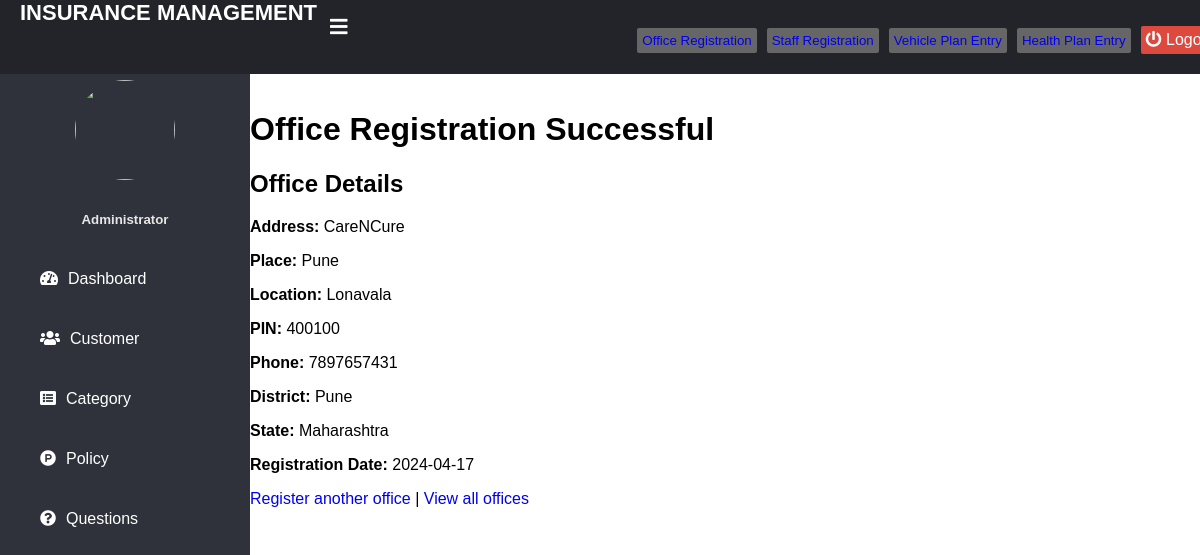
The app's page /office_success/1/ with its own data.
### home/models.py (models this page shows, shortened)
class Office(models.Model):
    officeid = models.AutoField(primary_key=True)  # Changed to AutoField
    address = models.TextField()
    place = models.CharField(max_length=255)
    location = models.CharField(max_length=255)
    pin = models.CharField(max_length=20)
    phone = models.CharField(max_length=20)
    district = models.CharField(max_length=255)
    state = models.CharField(max_length=255)
    regdate = models.DateField()

### home/views.py (the view)
# urls.py: path('office_success/<int:office_id>/', views.office_detail, name='office_success'),  # New URL for showing office details
def office_detail(request, office_id):
    office = get_object_or_404(Office, officeid=office_id)
    return render(request, 'admin/admin_office_detail.html', {'office': office})

### templates/admin/admin_office_detail.html (shortened to what this page needs)
{% extends 'adminbase.html' %}
{% load widget_tweaks %}
{% block content %}
    <h1>Office Registration Successful</h1>
    <div>
        <h2>Office Details</h2>
        <p><strong>Address:</strong> {{ office.address }}</p>
        <p><strong>Place:</strong> {{ office.place }}</p>
        <p><strong>Location:</strong> {{ office.location }}</p>
        <p><strong>PIN:</strong> {{ office.pin }}</p>
        <p><strong>Phone:</strong> {{ office.phone }}</p>
        <p><strong>District:</strong> {{ office.district }}</p>
        <p><strong>State:</strong> {{ office.state }}</p>
        <p><strong>Registration Date:</strong> {{ office.regdate|date:"Y-m-d" }}</p>
    </div>
    <a href="{% url 'register_office' %}">Register another office</a> |
    <a href="{% url 'view_office' %}">View all offices</a>
{% endblock %}

### records on screen
Office: address "CareNCure", place "Pune", location "Lonavala", pin "400100", phone "7897657431", district "Pune", state "Maharashtra", regdate "2024-04-17"
